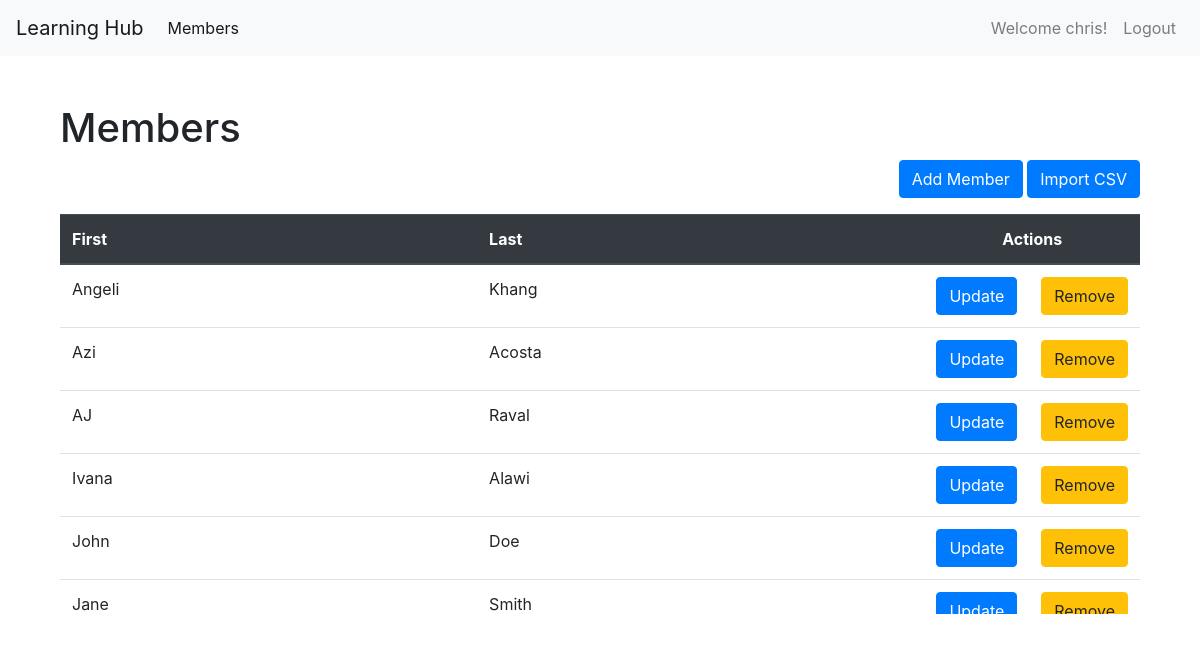
Page /members/ (signed in) on the earlier database version.
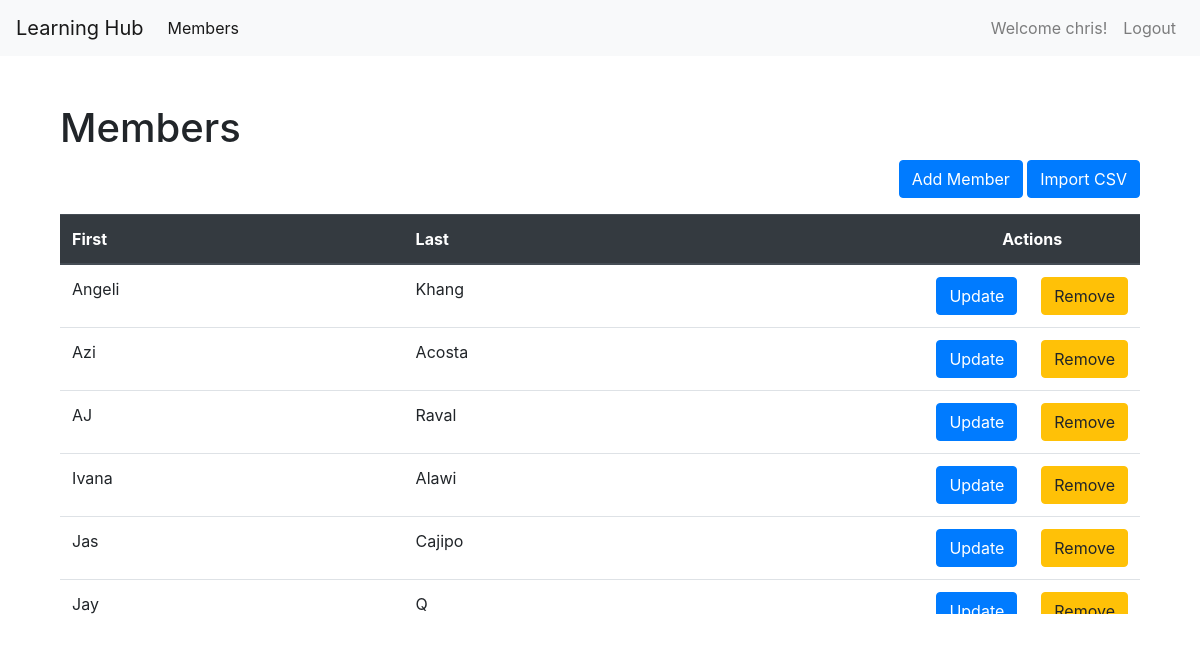
Same page on the later database version.
### app/models.py (models this page shows, shortened)
class Member(models.Model):
    fname = models.CharField(max_length=255)
    lname = models.CharField(max_length=255)

### app/views.py (the view)
# urls.py: path('members/',views.home, name='members'),
@login_required
def home(request):
    members = Member.objects.all().values()
    template = loader.get_template('members/home.html')
    context={
        'members':members
    }
    return HttpResponse(template.render(context, request))

### app/templates/members/home.html (shortened to what this page needs)
{% extends 'misc/base.html' %}
{% block content %}
<div class="container mt-5">
    <h1>Members</h1>
    <p class="text-right">
        <a href="add/" class="btn btn-primary" role="button">Add Member</a>
        <a href="upload_csv/" class="btn btn-primary" role="button">Import CSV</a>
    </p>
    <div style="max-height: 400px; overflow-y: scroll;">
        <table class="table">
            <thead class="thead-dark">
                <tr>
                    <th scope="col">First</th>
                    <th scope="col">Last</th>
                    <th colspan="2" scope="col" class="text-center w-auto">Actions</th>
                </tr>
            </thead>
            <tbody>
                {% for item in members %}
                <tr>
                    <td>{{ item.fname }}</td>
                    <td>{{ item.lname }}</td>
                    <td style="width: 35px;"><a href="update/{{ item.id }}" class="btn btn-primary">Update</a></td>
                    <td style="width: 35px;"><a href="confirm_delete/{{ item.id }}" class="btn btn-warning">Remove</a></td>
                </tr>
                {% endfor %}
            </tbody>
        </table>
    </div>
</div>
{% endblock %}

### app/templates/misc/base.html (shortened to what this page needs)
<!DOCTYPE html>
<html lang="en">
<head>
    <link rel="stylesheet" href="https://stackpath.bootstrapcdn.com/bootstrap/4.5.2/css/bootstrap.min.css">
</head>
<body>
    <nav class="navbar navbar-expand-lg navbar-light bg-light">
        <a class="navbar-brand" href="{% url 'index' %}">Learning Hub</a>
        <div class="collapse navbar-collapse" id="navbarNav">
            <ul class="navbar-nav ">
                <li class="nav-item {% if 'members' in request.path %}active{% endif %}">
                    <a class="nav-link" href="{% url 'members' %}">Members</a>
                </li>
            </ul>
            <ul class="navbar-nav ml-auto">
                {% if user.is_authenticated %}
                <li class="nav-link ml-auto">Welcome {{user.username}}!</li>
                {% else %}
                <li class="nav-link"></li>
                {% endif %}
                <li class="nav-item">
                    {% if user.is_authenticated %}
                        <a class="nav-link" href="#" onclick="event.preventDefault(); document.getElementById('logout-form').submit();">Logout</a>
                    {% else %}
                        <a class="nav-link" href="{% url 'login' %}">Login</a>
                    {% endif %}
                </li>
            </ul>
        </div>
    </nav>
    <div class="container">
        {% block content %}
        {% endblock %}
    </div>
</body>
</html>

Differences in the rows shown:
removed Member: fname "John", lname "Doe"
removed Member: fname "Jane", lname "Smith"
added Member: fname "Jas", lname "Cajipo"
added Member: fname "Jay", lname "Q"
